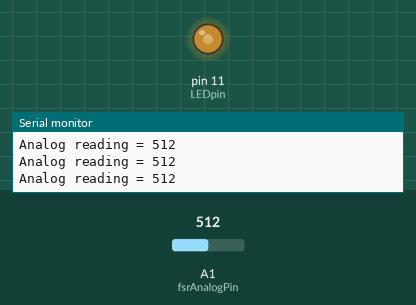
This sketch was run on a simulated Arduino Uno, built with avr-gcc and run on an emulated ATmega328P. Parts: output pins drawn as LEDs (lit = HIGH), the last lines printed to the serial monitor. Inputs (shaded band) come from the test bench; at power-on: A1 (fsrAnalogPin) = 512.

Above: at 1.2 s.
1.3 s: A1 (fsrAnalogPin) set to 716
At 1.6 s:
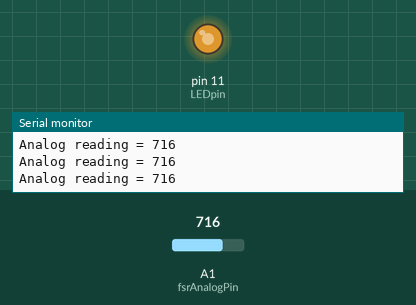
2.8 s: A1 (fsrAnalogPin) set to 900
At 4.0 s:
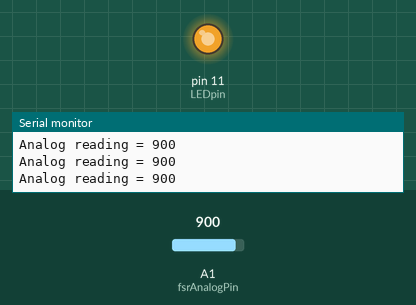
4.3 s: A1 (fsrAnalogPin) set to 122
At 5.5 s:
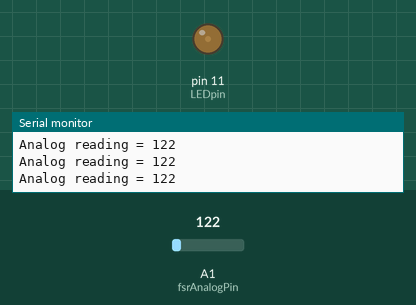
5.8 s: A1 (fsrAnalogPin) set to 0
At 7.0 s:
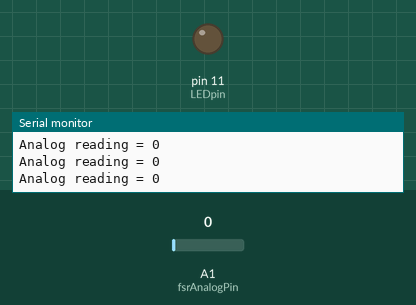
7.3 s: A1 (fsrAnalogPin) set to 511
At 8.4 s:
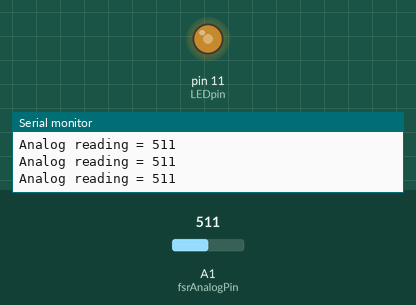
Timing chart, 0 to 9.8 s (numbered marks = the images above; inputs shaded):
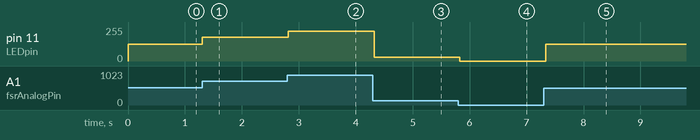

The sketch:

test_forceSensitive.ino
```cpp
/* FSR testing sketch.

Connect one end of FSR to 5V, the other end to Analog 0.
Then connect one end of a 10K resistor from Analog 0 to ground
Connect LED from pin 11 through a resistor to ground

For more information see www.ladyada.net/learn/sensors/fsr.html */

int fsrAnalogPin = 1; // FSR is connected to analog 0
int LEDpin = 11;      // connect Red LED to pin 11 (PWM pin)
int fsrReading;      // the analog reading from the FSR resistor divider
int LEDbrightness;

void setup(void) {
  Serial.begin(9600);   // We'll send debugging information via the Serial monitor
  pinMode(LEDpin, OUTPUT);
}

void loop(void) {
  fsrReading = analogRead(fsrAnalogPin);
  Serial.print("Analog reading = ");
  Serial.println(fsrReading);

  // we'll need to change the range from the analog reading (0-1023) down to the range
  // used by analogWrite (0-255) with map!
  LEDbrightness = map(fsrReading, 0, 1023, 0, 255);
  // LED gets brighter the harder you press
  analogWrite(LEDpin, LEDbrightness);

  delay(100);
}
```

Measured:
- after the input at 1.3 s, pin 11 (LEDpin): 127/255 → 178/255 at once
- after the input at 2.8 s, pin 11 (LEDpin): 178/255 → 224/255 at once
- after the input at 4.3 s, pin 11 (LEDpin): 224/255 → 30/255 at once
- after the input at 5.8 s, pin 11 (LEDpin): 30/255 → 0/255 at once
- after the input at 7.3 s, pin 11 (LEDpin): 0/255 → 127/255 at once
